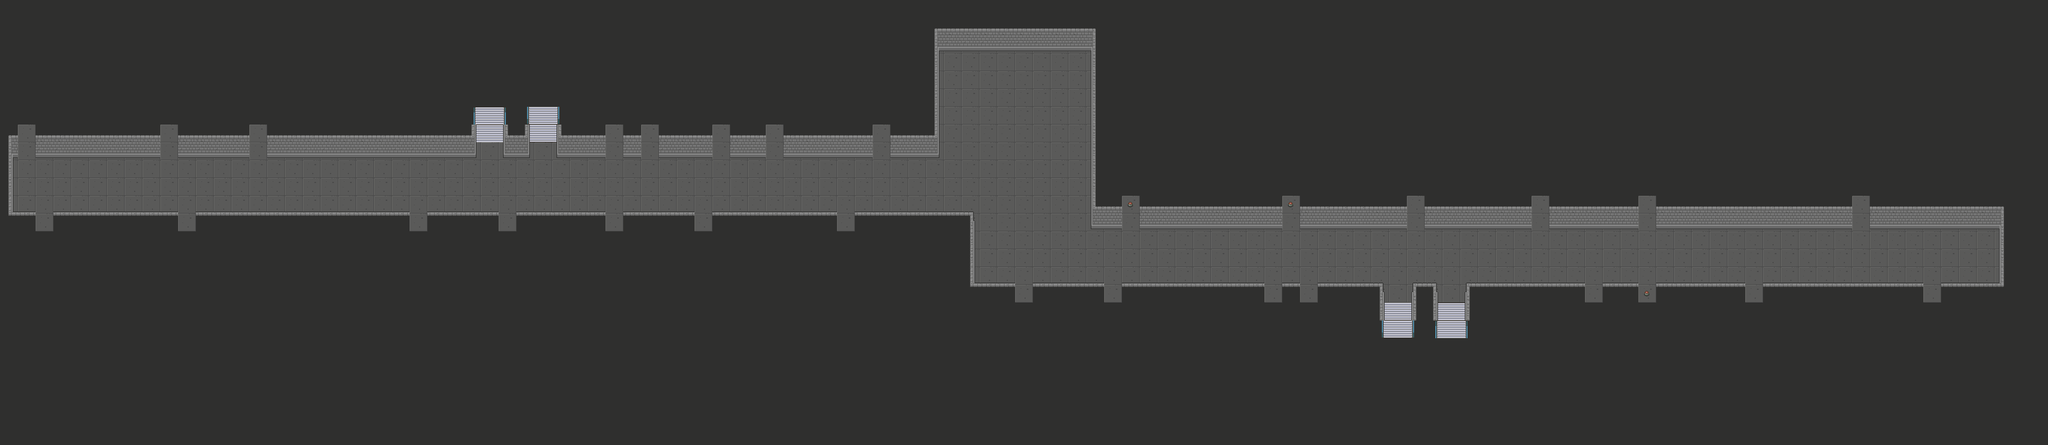

Tiled map render using the project's own tile images. Description and the map definition, with tile-layer contents summarised, below:
An orthogonal 115x25 tile map with 32x32 px tiles, 3 tile layers (floor, stairs, wall), 2 tilesets and 5 objects (2x down).

<map version="1.8" tiledversion="1.8.5" orientation="orthogonal" renderorder="right-down" width="115" height="25" tilewidth="32" tileheight="32" infinite="0" nextlayerid="8" nextobjectid="8">
 <tileset firstgid="1" source="assets/Dungeon_v2.tsx" />
 <tileset firstgid="229" source="assets/pokemon_v2.tsx" />
 <layer id="1" name="floor" width="115" height="25">
  <data>[2875 cells, 2875 non-empty, 2 distinct tile ids]</data>
 </layer>
 <layer id="3" name="stairs" width="115" height="25">
  <data>[2875 cells, 39 non-empty, 6 distinct tile ids]</data>
 </layer>
 <layer id="4" name="wall" width="115" height="25">
  <data>[2875 cells, 622 non-empty, 31 distinct tile ids]</data>
 </layer>
 <objectgroup id="5" name="door">
  <object id="2" name="down" x="976" y="208.5">
   <properties>
    <property name="nextDirection" value="DOWN" />
    <property name="nextMap" value="23N2" />
    <property name="nextX" type="int" value="27" />
    <property name="nextY" type="int" value="16" />
   </properties>
  </object>
  <object id="3" name="down" x="2511" y="592.5">
   <properties>
    <property name="nextDirection" value="UP" />
    <property name="nextMap" value="23N2" />
    <property name="nextX" type="int" value="81" />
    <property name="nextY" type="int" value="8" />
   </properties>
  </object>
  <object id="5" x="2961.33" y="527.667">
   <properties>
    <property name="nextDirection" value="DOWN" />
    <property name="nextMap" value="23N215" />
    <property name="nextX" type="int" value="0" />
    <property name="nextY" type="int" value="0" />
   </properties>
  </object>
  <object id="6" x="2320" y="369.333">
   <properties>
    <property name="nextDirection" value="UP" />
    <property name="nextMap" value="23N308" />
    <property name="nextX" type="int" value="11" />
    <property name="nextY" type="int" value="1" />
   </properties>
  </object>
  <object id="7" x="2031.67" y="367.167">
   <properties>
    <property name="nextDirection" value="UP" />
    <property name="nextMap" value="23N308" />
    <property name="nextX" type="int" value="2" />
    <property name="nextY" type="int" value="1" />
   </properties>
  </object>
 </objectgroup>
</map>
